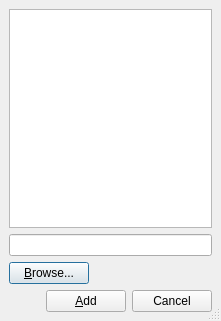
<ui version="4.0" >
 <author></author>
 <comment></comment>
 <exportmacro></exportmacro>
 <class>QBibtexAddUi</class>
 <widget class="QDialog" name="QBibtexAddUi" >
  <property name="geometry" >
   <rect>
    <x>0</x>
    <y>0</y>
    <width>221</width>
    <height>321</height>
   </rect>
  </property>
  <property name="sizePolicy" >
   <sizepolicy>
    <hsizetype>1</hsizetype>
    <vsizetype>1</vsizetype>
    <horstretch>0</horstretch>
    <verstretch>0</verstretch>
   </sizepolicy>
  </property>
  <property name="windowTitle" >
   <string>LyX: Add BibTeX Database</string>
  </property>
  <property name="sizeGripEnabled" >
   <bool>true</bool>
  </property>
  <layout class="QGridLayout" >
   <property name="margin" >
    <number>9</number>
   </property>
   <property name="spacing" >
    <number>6</number>
   </property>
   <item row="0" column="0" colspan="2" >
    <widget class="QListWidget" name="bibLW" >
     <property name="selectionMode" >
      <enum>QAbstractItemView::ExtendedSelection</enum>
     </property>
    </widget>
   </item>
   <item row="3" column="0" colspan="2" >
    <layout class="QHBoxLayout" >
     <property name="margin" >
      <number>0</number>
     </property>
     <property name="spacing" >
      <number>6</number>
     </property>
     <item>
      <spacer>
       <property name="orientation" >
        <enum>Qt::Horizontal</enum>
       </property>
       <property name="sizeType" >
        <enum>QSizePolicy::Expanding</enum>
       </property>
       <property name="sizeHint" >
        <size>
         <width>20</width>
         <height>20</height>
        </size>
       </property>
      </spacer>
     </item>
     <item>
      <widget class="QPushButton" name="addPB" >
       <property name="text" >
        <string>&amp;Add</string>
       </property>
       <property name="autoDefault" >
        <bool>false</bool>
       </property>
       <property name="default" >
        <bool>true</bool>
       </property>
      </widget>
     </item>
     <item>
      <widget class="QPushButton" name="closePB" >
       <property name="text" >
        <string>Cancel</string>
       </property>
       <property name="autoDefault" >
        <bool>false</bool>
       </property>
      </widget>
     </item>
    </layout>
   </item>
   <item row="2" column="1" >
    <spacer>
     <property name="orientation" >
      <enum>Qt::Horizontal</enum>
     </property>
     <property name="sizeType" >
      <enum>QSizePolicy::Expanding</enum>
     </property>
     <property name="sizeHint" >
      <size>
       <width>20</width>
       <height>20</height>
      </size>
     </property>
    </spacer>
   </item>
   <item row="1" column="0" colspan="2" >
    <widget class="QLineEdit" name="bibED" >
     <property name="sizePolicy" >
      <sizepolicy>
       <hsizetype>7</hsizetype>
       <vsizetype>0</vsizetype>
       <horstretch>0</horstretch>
       <verstretch>0</verstretch>
      </sizepolicy>
     </property>
     <property name="toolTip" >
      <string>Enter BibTeX database name</string>
     </property>
    </widget>
   </item>
   <item row="2" column="0" >
    <widget class="QPushButton" name="browsePB" >
     <property name="text" >
      <string>&amp;Browse...</string>
     </property>
     <property name="autoDefault" >
      <bool>false</bool>
     </property>
     <property name="default" >
      <bool>true</bool>
     </property>
    </widget>
   </item>
  </layout>
 </widget>
 <pixmapfunction></pixmapfunction>
 <tabstops>
  <tabstop>bibED</tabstop>
  <tabstop>addPB</tabstop>
  <tabstop>closePB</tabstop>
 </tabstops>
 <resources/>
 <connections/>
</ui>
